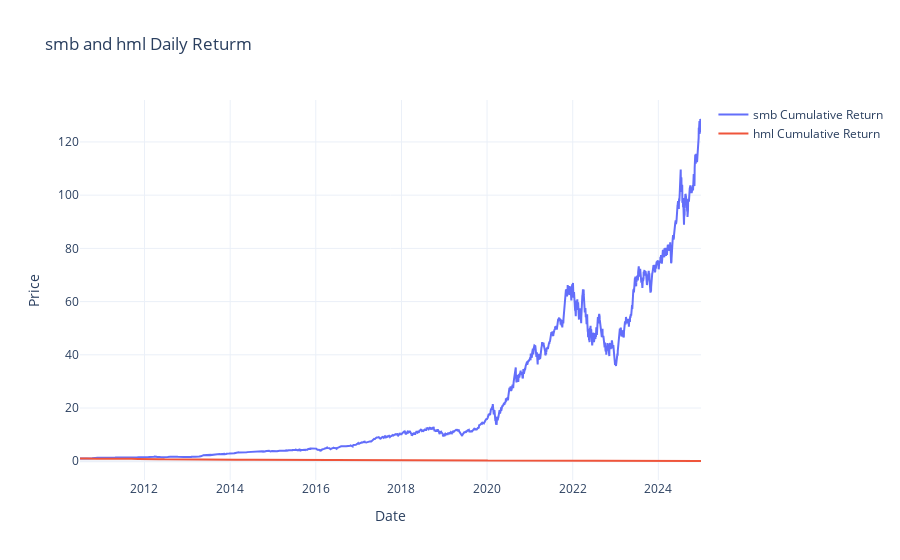

Here is the notebook cell this chart was saved with:
### Code cell
selected = 'smb'
comparable = 'hml'
# Assuming merged_df['NVDA'] contains the data for NVIDIA's stock
fig = go.Figure()

# Add a line plot for NVIDIA stock prices
fig.add_trace(go.Scatter(
    x=merged_df.index,  # Assuming the index contains dates
    y=merged_df[f'{selected}_cumu_return'],
    mode='lines',
    name=f'{selected} Cumulative Return'
))

if comparable != '':
    # Add a line plot for NVIDIA stock prices
    fig.add_trace(go.Scatter(
        x=merged_df.index,  # Assuming the index contains dates
        y=merged_df[f'{comparable}_cumu_return'],
        mode='lines',
        name=f'{comparable} Cumulative Return'
    ))

    # Customize the layout
    fig.update_layout(
        title=f'{selected} and {comparable} Daily Returm',
        xaxis_title='Date',
        yaxis_title='Price',
        template='plotly_white',
        showlegend=True
    )
else:
    # Customize the layout
    fig.update_layout(
        title=f'{selected} Daily Returm',
        xaxis_title='Date',
        yaxis_title='Price',
        template='plotly_white',
        showlegend=True
    )

# Show the plot
fig.show()

### Figure 1 — Plotly figure (JSON) as saved in the notebook; plotly's stock layout.template omitted (floating-point values rounded to 4 significant figures; data arrays with more than 128 entries replaced by an {"elided": "..."} marker saying what was removed)
{"data": [{"mode": "lines", "name": "smb Cumulative Return", "type": "scatter", "x": {"elided": "3650 str values"}, "y": {"elided": "3650 float values"}}, {"mode": "lines", "name": "hml Cumulative Return", "type": "scatter", "x": {"elided": "3650 str values"}, "y": {"elided": "3650 float values"}}], "layout": {"showlegend": true, "title": {"text": "smb and hml Daily Returm"}, "xaxis": {"title": {"text": "Date"}}, "yaxis": {"title": {"text": "Price"}}}}
